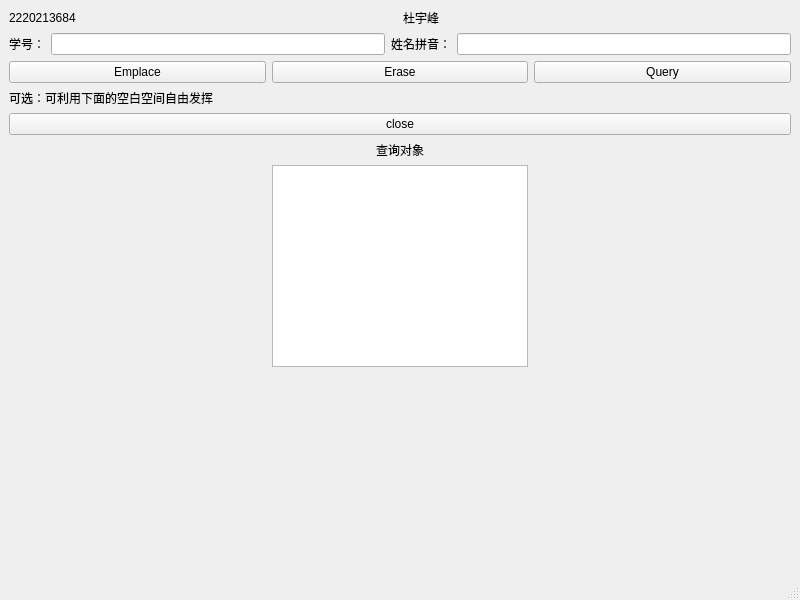
<?xml version="1.0" encoding="UTF-8"?>
<ui version="4.0">
 <class>MainWindow</class>
 <widget class="QMainWindow" name="MainWindow">
  <property name="geometry">
   <rect>
    <x>0</x>
    <y>0</y>
    <width>800</width>
    <height>600</height>
   </rect>
  </property>
  <property name="windowTitle">
   <string>MainWindow</string>
  </property>
  <widget class="QWidget" name="centralwidget">
   <layout class="QVBoxLayout" name="verticalLayout">
    <item>
     <layout class="QHBoxLayout" name="horizontalLayout_3">
      <item>
       <widget class="QLabel" name="txt_student_id">
        <property name="text">
         <string>2220213684</string>
        </property>
       </widget>
      </item>
      <item>
       <widget class="QLabel" name="txt_student_name">
        <property name="text">
         <string>杜宇峰</string>
        </property>
       </widget>
      </item>
     </layout>
    </item>
    <item>
     <layout class="QHBoxLayout" name="horizontalLayout">
      <item>
       <widget class="QLabel" name="txt_id">
        <property name="text">
         <string>学号：</string>
        </property>
       </widget>
      </item>
      <item>
       <widget class="QLineEdit" name="lne_id"/>
      </item>
      <item>
       <widget class="QLabel" name="txt_name">
        <property name="text">
         <string>姓名拼音：</string>
        </property>
       </widget>
      </item>
      <item>
       <widget class="QLineEdit" name="lne_name"/>
      </item>
     </layout>
    </item>
    <item>
     <layout class="QHBoxLayout" name="horizontalLayout_2">
      <item>
       <widget class="QPushButton" name="btn_emplace">
        <property name="text">
         <string>Emplace</string>
        </property>
       </widget>
      </item>
      <item>
       <widget class="QPushButton" name="btn_erase">
        <property name="text">
         <string>Erase</string>
        </property>
       </widget>
      </item>
      <item>
       <widget class="QPushButton" name="btn_query">
        <property name="text">
         <string>Query</string>
        </property>
       </widget>
      </item>
     </layout>
    </item>
    <item>
     <widget class="QLabel" name="label_2">
      <property name="text">
       <string>可选：可利用下面的空白空间自由发挥</string>
      </property>
     </widget>
    </item>
    <item>
     <widget class="QPushButton" name="close">
      <property name="text">
       <string>close</string>
      </property>
     </widget>
    </item>
    <item alignment="Qt::AlignHCenter">
     <widget class="QLabel" name="label">
      <property name="text">
       <string>查询对象</string>
      </property>
     </widget>
    </item>
    <item alignment="Qt::AlignHCenter">
     <widget class="QTextEdit" name="returnName"/>
    </item>
    <item>
     <spacer name="verticalSpacer">
      <property name="orientation">
       <enum>Qt::Vertical</enum>
      </property>
      <property name="sizeHint" stdset="0">
       <size>
        <width>20</width>
        <height>30</height>
       </size>
      </property>
     </spacer>
    </item>
   </layout>
  </widget>
  <widget class="QMenuBar" name="menubar">
   <property name="geometry">
    <rect>
     <x>0</x>
     <y>0</y>
     <width>800</width>
     <height>24</height>
    </rect>
   </property>
  </widget>
  <widget class="QStatusBar" name="statusbar"/>
 </widget>
 <resources/>
 <connections/>
</ui>
